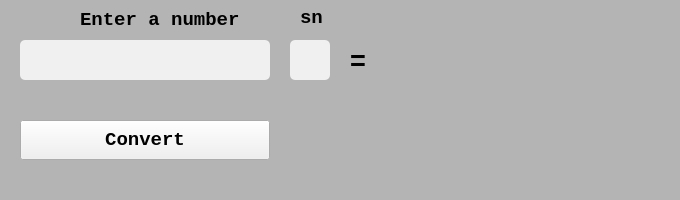
<?xml version="1.0" encoding="UTF-8"?>
<ui version="4.0">
 <class>MainWindow</class>
 <widget class="QMainWindow" name="MainWindow">
  <property name="geometry">
   <rect>
    <x>0</x>
    <y>0</y>
    <width>680</width>
    <height>200</height>
   </rect>
  </property>
  <property name="minimumSize">
   <size>
    <width>680</width>
    <height>200</height>
   </size>
  </property>
  <property name="maximumSize">
   <size>
    <width>680</width>
    <height>200</height>
   </size>
  </property>
  <property name="windowTitle">
   <string>Converter</string>
  </property>
  <property name="styleSheet">
   <string notr="true">background-color: rgb(180, 180, 180);</string>
  </property>
  <widget class="QWidget" name="convertor">
   <widget class="QLabel" name="l_equal">
    <property name="geometry">
     <rect>
      <x>350</x>
      <y>40</y>
      <width>40</width>
      <height>40</height>
     </rect>
    </property>
    <property name="font">
     <font>
      <pointsize>20</pointsize>
      <weight>75</weight>
      <bold>true</bold>
     </font>
    </property>
    <property name="layoutDirection">
     <enum>Qt::RightToLeft</enum>
    </property>
    <property name="text">
     <string>=</string>
    </property>
   </widget>
   <widget class="QLabel" name="l_result">
    <property name="geometry">
     <rect>
      <x>390</x>
      <y>40</y>
      <width>250</width>
      <height>40</height>
     </rect>
    </property>
    <property name="font">
     <font>
      <family>Consolas</family>
      <pointsize>14</pointsize>
      <weight>50</weight>
      <bold>false</bold>
     </font>
    </property>
    <property name="text">
     <string/>
    </property>
   </widget>
   <widget class="QPushButton" name="pushButton">
    <property name="geometry">
     <rect>
      <x>20</x>
      <y>120</y>
      <width>250</width>
      <height>40</height>
     </rect>
    </property>
    <property name="font">
     <font>
      <family>Consolas</family>
      <pointsize>14</pointsize>
      <weight>75</weight>
      <bold>true</bold>
     </font>
    </property>
    <property name="styleSheet">
     <string notr="true">background-color: rgb(240, 240, 240);</string>
    </property>
    <property name="text">
     <string>Convert</string>
    </property>
   </widget>
   <widget class="QLabel" name="l_1">
    <property name="geometry">
     <rect>
      <x>80</x>
      <y>10</y>
      <width>161</width>
      <height>20</height>
     </rect>
    </property>
    <property name="font">
     <font>
      <family>Consolas</family>
      <pointsize>14</pointsize>
      <weight>75</weight>
      <bold>true</bold>
     </font>
    </property>
    <property name="text">
     <string>Enter a number</string>
    </property>
   </widget>
   <widget class="QLineEdit" name="enter_number">
    <property name="geometry">
     <rect>
      <x>20</x>
      <y>40</y>
      <width>250</width>
      <height>40</height>
     </rect>
    </property>
    <property name="font">
     <font>
      <family>Consolas</family>
      <pointsize>14</pointsize>
     </font>
    </property>
    <property name="styleSheet">
     <string notr="true">background-color: rgb(240, 240, 240);
border-radius: 5px</string>
    </property>
    <property name="maxLength">
     <number>24</number>
    </property>
    <property name="alignment">
     <set>Qt::AlignLeading|Qt::AlignLeft|Qt::AlignVCenter</set>
    </property>
   </widget>
   <widget class="QLineEdit" name="sn">
    <property name="geometry">
     <rect>
      <x>290</x>
      <y>40</y>
      <width>40</width>
      <height>40</height>
     </rect>
    </property>
    <property name="font">
     <font>
      <family>Consolas</family>
      <pointsize>14</pointsize>
     </font>
    </property>
    <property name="styleSheet">
     <string notr="true">background-color: rgb(240, 240, 240);
border-radius: 5px</string>
    </property>
    <property name="maxLength">
     <number>2</number>
    </property>
    <property name="alignment">
     <set>Qt::AlignCenter</set>
    </property>
   </widget>
   <widget class="QLabel" name="l_2">
    <property name="geometry">
     <rect>
      <x>300</x>
      <y>10</y>
      <width>41</width>
      <height>16</height>
     </rect>
    </property>
    <property name="font">
     <font>
      <family>Consolas</family>
      <pointsize>14</pointsize>
      <weight>75</weight>
      <bold>true</bold>
     </font>
    </property>
    <property name="text">
     <string>sn</string>
    </property>
   </widget>
  </widget>
 </widget>
 <resources/>
 <connections/>
</ui>
